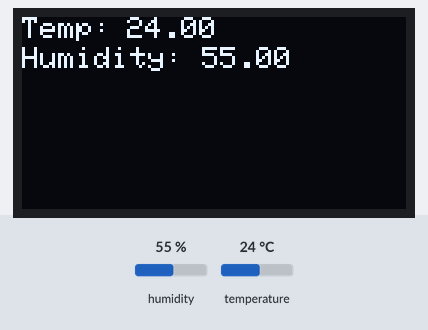
Bench run of a program on a simulated ESP8266 (NodeMCU). Shown: 128×64 one-colour display. The inputs (shaded band) are chosen by the test bench; at power-on: humidity 55 %, temperature 24 °C. WiFi joins after 1.5 s; servers stay silent unless stated; random numbers use the default seed unless the program sets one; no MQTT or app messages arrive unless stated; what the program prints to the serial monitor is not drawn.

Above: at 4.2 s.
4.3 s: humidity set to 22 %
At 7.3 s:
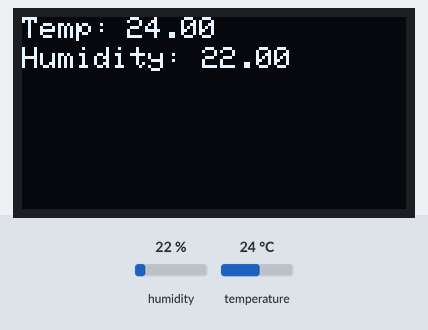
7.6 s: temperature set to 12 °C
At 9.4 s:
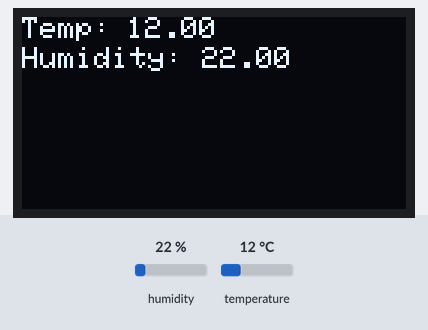
13.2 s: humidity set to 40 %
At 14.3 s:
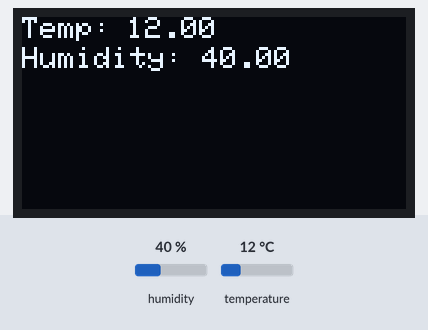
15.2 s: temperature set to 19 °C
Timing chart, 0 to 18.2 s (numbered marks = the images above; inputs shaded):
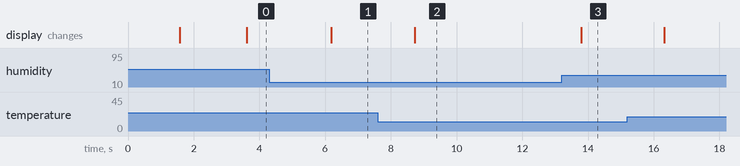

Measured:
- after the input at 4.3 s, the display: changes after 1.9 s (image 1)
- after the input at 7.6 s, the display: changes after 1.1 s (image 2)
- after the input at 13.2 s, the display: changes after 0.59 s (image 3)

The program:

main.cpp
```cpp
#include <Arduino.h>
#include <Wire.h>
#include <Adafruit_GFX.h>
#include <Adafruit_SSD1306.h>
#include <Adafruit_Sensor.h>
#include <DHT.h>
#include <DHT_U.h>
#include <ESP8266WiFi.h>
#include <PubSubClient.h>

// Update these with values suitable for your network.

const char* ssid = "Fibaro";
const char* password = "";
const char* mqtt_server = "192.168.1.80";


WiFiClient espClient;
PubSubClient client(espClient);
long lastMsg = 0;
char msg[50];
int value = 0;


#define DHTPIN 14     // Digital pin connected to the DHT sensor
// Feather HUZZAH ESP8266 note: use pins 3, 4, 5, 12, 13 or 14 --.

// Uncomment the type of sensor in use:
//#define DHTTYPE    DHT11     // DHT 11
#define DHTTYPE    DHT22     // DHT 22 (AM2302)
//#define DHTTYPE    DHT21     // DHT 21 (AM2301)

// See guide for details on sensor wiring and usage:
//   https://learn.adafruit.com/dht/overview

DHT_Unified dht(DHTPIN, DHTTYPE);

uint32_t delayMS;

Adafruit_SSD1306 oled(1);


void setup_wifi() {

  delay(10);
  // We start by connecting to a WiFi network
  Serial.println();
  Serial.print("Connecting to ");
  Serial.println(ssid);

  WiFi.begin(ssid, password);

  while (WiFi.status() != WL_CONNECTED) {
    delay(500);
    Serial.print(".");
  }

  randomSeed(micros());

  Serial.println("");
  Serial.println("WiFi connected");
  Serial.println("IP address: ");
  Serial.println(WiFi.localIP());
}


  // Switch on the LED if an 1 was received as first character

  void callback(char* topic, byte* payload, unsigned int length) {
    client.publish("Temp", "temp is connected");

    Serial.print("Message arrived [");
    Serial.print(topic);
    Serial.print("] ");
    for (int i = 0; i < length; i++) {
      Serial.print((char)payload[i]);
  }
}
void setup() {

  setup_wifi();
  client.setServer(mqtt_server, 1883);
  client.setCallback(callback);

  Serial.begin(115200);
  // Initialize device.
  dht.begin();
  Serial.println(F("DHTxx Unified Sensor Example"));
  // Print temperature sensor details.
  sensor_t sensor;
  dht.temperature().getSensor(&sensor);
  Serial.println(F("------------------------------------"));
  Serial.println(F("Temperature Sensor"));
  Serial.print  (F("Sensor Type: ")); Serial.println(sensor.name);
  Serial.print  (F("Driver Ver:  ")); Serial.println(sensor.version);
  Serial.print  (F("Unique ID:   ")); Serial.println(sensor.sensor_id);
  Serial.print  (F("Max Value:   ")); Serial.print(sensor.max_value); Serial.println(F("°C"));
  Serial.print  (F("Min Value:   ")); Serial.print(sensor.min_value); Serial.println(F("°C"));
  Serial.print  (F("Resolution:  ")); Serial.print(sensor.resolution); Serial.println(F("°C"));
  Serial.println(F("------------------------------------"));
  // Print humidity sensor details.
  dht.humidity().getSensor(&sensor);
  Serial.println(F("Humidity Sensor"));
  Serial.print  (F("Sensor Type: ")); Serial.println(sensor.name);
  Serial.print  (F("Driver Ver:  ")); Serial.println(sensor.version);
  Serial.print  (F("Unique ID:   ")); Serial.println(sensor.sensor_id);
  Serial.print  (F("Max Value:   ")); Serial.print(sensor.max_value); Serial.println(F("%"));
  Serial.print  (F("Min Value:   ")); Serial.print(sensor.min_value); Serial.println(F("%"));
  Serial.print  (F("Resolution:  ")); Serial.print(sensor.resolution); Serial.println(F("%"));
  Serial.println(F("------------------------------------"));
  // Set delay between sensor readings based on sensor details.
  delayMS = sensor.min_delay / 1000;

  oled.begin(SSD1306_SWITCHCAPVCC, 0x3C);

  }

  void reconnect() {
    // Loop until we're reconnected
    while (!client.connected()) {
      Serial.print("Attempting MQTT connection...");
      // Create a random client ID
      String clientId = "ESP8266Client-";
      clientId += String(random(0xffff), HEX);
      // Attempt to connect
      if (client.connect(clientId.c_str())) {
        Serial.println("connected");
        // Once connected, publish an announcement...
        client.publish("sLog", "ESP connected");
        // ... and resubscribe
        client.subscribe("test");
      } else {
        Serial.print("failed, rc=");
        Serial.print(client.state());
        Serial.println(" try again in 5 seconds");
        // Wait 5 seconds before retrying
        delay(5000);
      }
    }
  }

void loop() {
  // Delay between measurements.
  delay(delayMS);
  // Get temperature event and print its value.
  sensors_event_t event;
  dht.temperature().getEvent(&event);
  if (isnan(event.temperature)) {
    Serial.println(F("Error reading temperature!"));
  }
  else {
    Serial.print(F("Temperature: "));
    Serial.print(event.temperature);
    Serial.println(F("°C"));
  }
  // Important to have oled print before the next if statment
  oled.setTextColor(WHITE);
  oled.setCursor(0, 0);
  oled.clearDisplay();
  oled.print("Temp: ");
  oled.setCursor(35, 0);
  oled.print(event.temperature); // here we print the value of the temperature

  String tempToString = String(event.temperature);
  String tempString = "Temperature: " + tempToString;

  client.publish("OGtemp", String(tempString).c_str());
  client.publish("sTemp", String(event.temperature).c_str());

  // Get humidity event and print its value.
  dht.humidity().getEvent(&event);
  if (isnan(event.relative_humidity)) {
    Serial.println(F("Error reading humidity!"));
  }
  else {
    Serial.print(F("Humidity: "));
    Serial.print(event.relative_humidity);
    Serial.println(F("%"));

    oled.setCursor(0, 10);
    oled.print("Humidity: ");
    oled.setCursor(60, 10);
    oled.print(event.relative_humidity); // here we print the value of the humidity
    oled.display(); //always remember after a display code
  	Serial.begin(115200);
  	delay(500);

  }

  String humToString = String(event.relative_humidity);
  String humString = "Humidity: " + humToString;

  client.publish("OGtemp", String(humString).c_str());
  client.publish("sHumidity", String(event.relative_humidity).c_str());

  if (!client.connected()) {
    reconnect();
  }
  client.loop();
}
```
